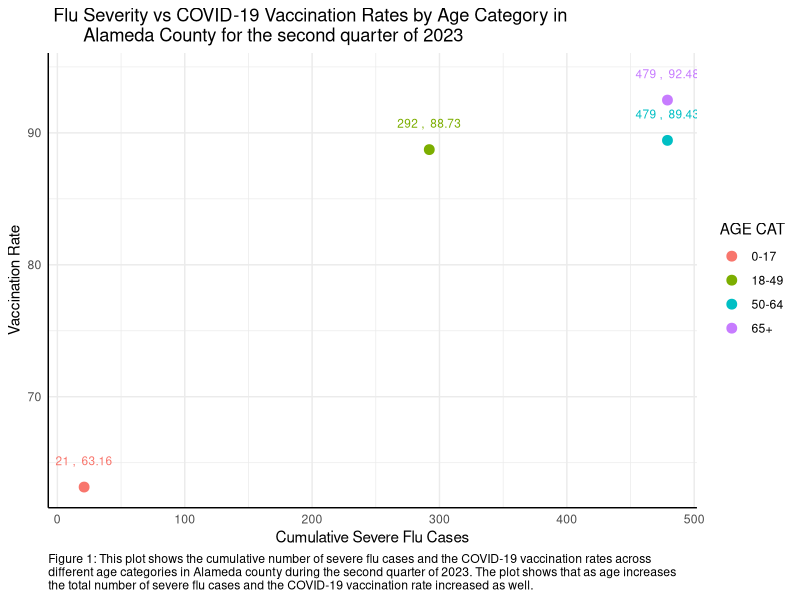

The R script that drew this image:
## ---- chunk 1

# First we are adding all the packages that are needed to create the visualizations and importing the final dataset.

library(readr)
library(tidyverse)
library(dplyr)
library(knitr)
library(kableExtra)
library(ggplot2)
## ---- chunk 2

# In the below code chunk we are importing the three datasets provided for this scenario. For datasets in a .csv format we are using the read_csv() command from the readr package.

final_data <- read_csv("./Final_aggregated_data_Milestone4.csv")

final_data_renamed <- rename_with(final_data,
                                  ~ toupper(
                                    gsub("_",
                                         " ",
                                         .x,
                                         fixed = TRUE)
                                  ))

print(final_data_renamed)

# We are using print() command throughout this document because our dataset only has 4 rows. 
## ---- chunk 3

# Removing the 12th column from final_data_renamed
final_clean_data <- final_data_renamed[,-12]

# Renaming the "COUNTY NAME.X" column to "COUNTY NAME"
final_clean_data <- final_clean_data %>%
  rename(`COUNTY NAME` = `COUNTY NAME.X`)
print(final_clean_data)
## ---- chunk 4

ggplot(final_clean_data, aes(x = `CUMULATIVE SEVERE`, y = `VACCINATION RATE`, color = `AGE CAT`)) +
  geom_point(size = 3) +  # Adjusting the size of the points as needed
  geom_text(aes(label = paste(round(`CUMULATIVE SEVERE`, 2), ", ", round(`VACCINATION RATE`, 2))),
            position = position_nudge(y = 2), size = 3, show.legend = FALSE) +  # Nudging labels up
  geom_text(data = subset(final_clean_data, `AGE CAT` == "0-17"),
            aes(label = paste(round(`CUMULATIVE SEVERE`, 2), ", ", round(`VACCINATION RATE`, 2))),
            position = position_nudge(x = -5), size = 3, show.legend = FALSE, hjust = 5) +  # Moving label to the left
  labs(title = " Flu Severity vs COVID-19 Vaccination Rates by Age Category in 
       Alameda County for the second quarter of 2023",
       x = "Cumulative Severe Flu Cases",
       y = "Vaccination Rate",
       caption = "Figure 1: This plot shows the cumulative number of severe flu cases and the COVID-19 vaccination rates across 
different age categories in Alameda county during the second quarter of 2023. The plot shows that as age increases
the total number of severe flu cases and the COVID-19 vaccination rate increased as well.") +
  theme_minimal() + theme(axis.line = element_line(size = 0.5),
                          plot.caption = element_text(hjust = 0))
## ---- chunk 5

# Making a kable
new_kable <- kable(final_clean_data, format = "markdown", caption = "Influenza Cases and COVID-19 Vaccination Data from Alameda County Second Quarter 2023", align = "c", booktabs = TRUE) %>%
  kable_styling(latex_options = c("striped", "hold_position"), full_width = FALSE)

# Adding a footnote as a description
add_footnote(
  new_kable,
  label = c("This table shows a variety of statistics pertaining to influenza (flu) cases and COVID-19 vaccination in Alameda County in the second quarter of calendar year 2023. With increasing age (groups), the vaccination rate for COVID-19 increases, but severe flu cases also increase."),
  notation = "alphabet",
  threeparttable = FALSE,
  escape = TRUE)
## ---- chunk 6
# Merging the two final datasets to create one final dataset

### The code is below ### 

# merged_final_alameda <- merge(sim_Cali_aggregated, ca_vax_county_final, by = "age_cat", 
# all = TRUE)
# print(merged_final_alameda)

### The above code only shows the final merge of the simulated CA flu severity/ morbidity dataset and the covid vaccination dataset. ### 
